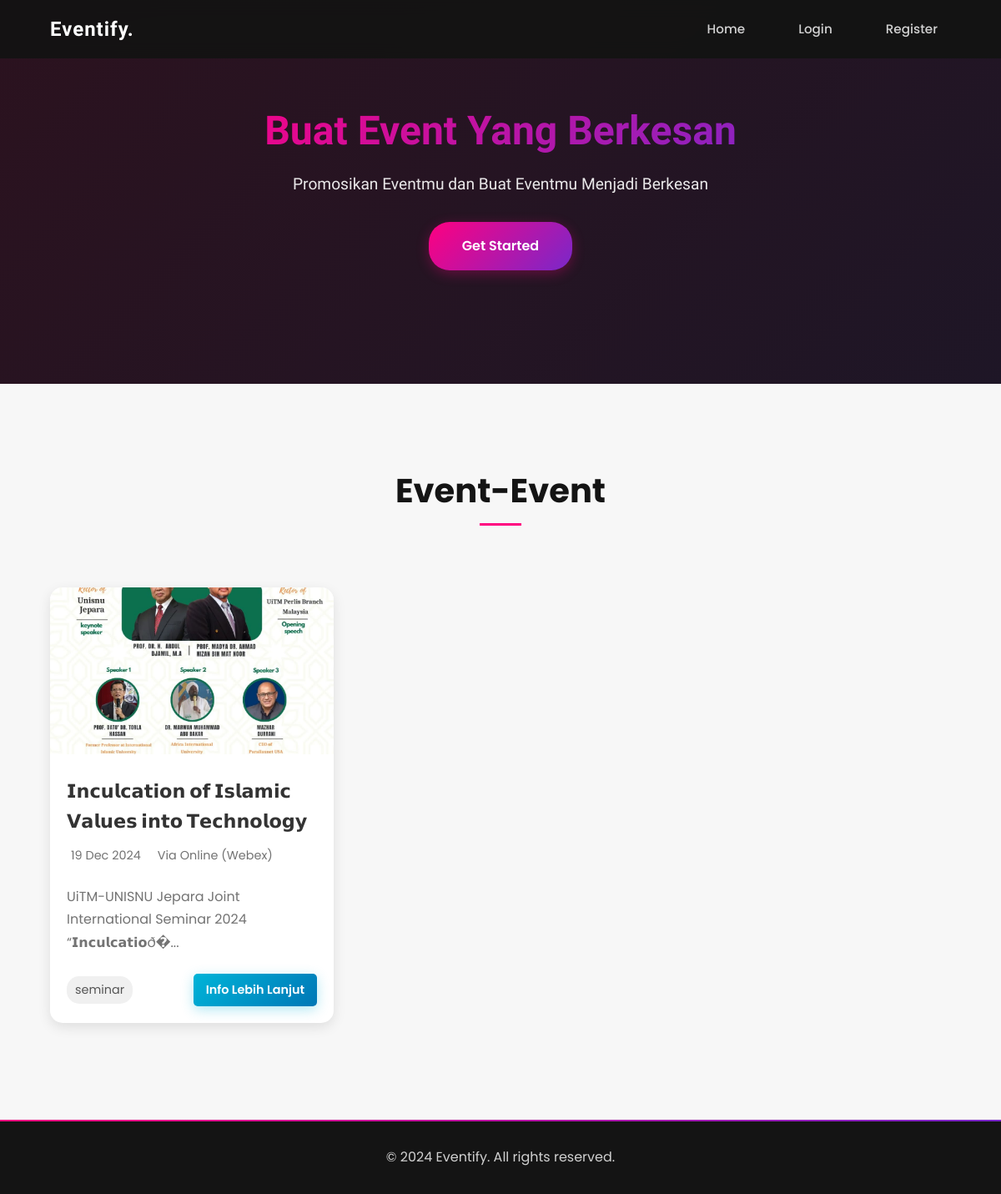
The page / on the database its author committed.
### tables this page shows
CREATE TABLE `events` (
  `id` int(11) NOT NULL,
  `title` varchar(255) NOT NULL,
  `description` text DEFAULT NULL,
  `date` datetime NOT NULL,
  `location` varchar(255) NOT NULL,
  `capacity` int(11) NOT NULL,
  `category` varchar(50) NOT NULL,
  `image_url` varchar(255) DEFAULT NULL,
  `user_id` int(11) NOT NULL,
  `created_at` timestamp NOT NULL DEFAULT current_timestamp()
);

### index.php (the view, shortened to what this page needs)
<?php
require_once 'config/database.php';
include 'includes/header.php';
try {
    $stmt = $pdo->query("SELECT events.*, users.username, events.image_url
                         FROM events
                         JOIN users ON events.user_id = users.id
                         ORDER BY events.created_at DESC");
    $events = $stmt->fetchAll();
} catch(PDOException $e) {
    echo "Error: " . $e->getMessage();
}
?>
<div class="main-content">
    <section class="hero">
        <div class="hero-content">
            <h1>Buat Event Yang Berkesan</h1>
            <p>Promosikan Eventmu dan Buat Eventmu Menjadi Berkesan</p>
            <?php if(isset($_SESSION['user_id'])): ?>
                <a href="<?php echo BASE_URL; ?>/pages/create-event.php" class="btn btn-primary">Tamah Event</a>
            <?php else: ?>
                <a href="<?php echo BASE_URL; ?>/auth/login.php" class="btn btn-primary">Get Started</a>
            <?php endif; ?>
        </div>
    </section>
    <section class="events-section">
        <div class="container">
            <h2 class="section-title">Event-Event</h2>
            <div class="events-grid">
                <?php foreach($events as $event): ?>
                    <div class="event-card">
                        <?php if($event['image_url']): ?>
                            <img src="<?php echo BASE_URL; ?>/uploads/events/<?php echo $event['image_url']; ?>" alt="<?php echo htmlspecialchars($event['title']); ?>" class="event-image">
                        <?php else: ?>
                            <img src="<?php echo BASE_URL; ?>/assets/img/event-placeholder.jpg" alt="Event" class="event-image">
                        <?php endif; ?>
                        <div class="event-content">
                            <h3><?php echo htmlspecialchars($event['title']); ?></h3>
                            <p class="event-details">
                                <span><i class="fas fa-calendar"></i> <?php echo date('d M Y', strtotime($event['date'])); ?></span>
                                <span><i class="fas fa-map-marker-alt"></i> <?php echo htmlspecialchars($event['location']); ?></span>
                            </p>
                            <p class="event-description"><?php echo substr(htmlspecialchars($event['description']), 0, 100); ?>...</p>
                            <div class="event-footer">
                                <span class="event-category"><?php echo htmlspecialchars($event['category']); ?></span>
                                <a href="<?php echo BASE_URL; ?>/pages/event-detail.php?id=<?php echo $event['id']; ?>" class="btn btn-secondary">Info Lebih Lanjut</a>
                            </div>
                        </div>
                    </div>
                <?php endforeach; ?>
            </div>
        </div>
    </section>
</div>
<?php include 'includes/footer.php'; ?>

### assets/css/style.css (style rules this page uses)
:root { --void: #141414; --fuschia: #ff0080; --jewel: #00b4d8; --light: #ffffff; --gray-100: #f7f7f7; --gray-200: #e6e6e6; --gray-300: #d1d1d1; --gray-400: #a8a8a8; --gray-500: #737373; --gradient-1: linear-gradient(135deg, #ff0080, #7928ca); --gradient-2: linear-gradient(135deg, #00b4d8, #0077b6); }
* { margin: 0; padding: 0; box-sizing: border-box; font-family: 'Poppins', sans-serif; }
body { font-family: 'Inter', sans-serif; line-height: 1.6; background-color: var(--light); color: var(--void); background: linear-gradient(135deg, #242f63 0%, #711b8b 100%); min-height: 100vh; }
.hero { background: var(--void); color: var(--light); padding: 8rem 2rem; text-align: center; position: relative; overflow: hidden; }
.hero::before { content: ''; position: absolute; top: 0; left: 0; right: 0; bottom: 0; background: var(--gradient-1); opacity: 0.1; animation: gradientFlow 8s ease infinite; }
.hero-content { position: relative; z-index: 1; max-width: 800px; margin: 0 auto; }
.hero h1 { font-size: 3.5rem; margin-bottom: 1.5rem; font-weight: 800; line-height: 1.2; background: var(--gradient-1); background-clip: text; -webkit-background-clip: text; -webkit-text-fill-color: transparent; animation: titleFloat 3s ease-in-out infinite; }
.hero p { font-size: 1.2rem; color: var(--gray-300); margin-bottom: 2.5rem; max-width: 600px; margin-left: auto; margin-right: auto; }
.btn { display: inline-block; padding: 1rem 2.5rem; border-radius: 25px; text-decoration: none; font-weight: 600; transition: all 0.3s ease; border: none; cursor: pointer; font-size: 1rem; position: relative; overflow: hidden; }
.btn::before { content: ''; position: absolute; top: 0; left: 0; width: 100%; height: 100%; background: rgba(255, 255, 255, 0.1); transform: translateX(-100%); transition: transform 0.3s ease; }
.btn-primary { background: var(--gradient-1); color: var(--light); box-shadow: 0 4px 15px rgba(255, 0, 128, 0.3); }
.btn-secondary { background: var(--gradient-2); color: var(--light); box-shadow: 0 4px 15px rgba(0, 180, 216, 0.3); }
.events-section { padding: 6rem 5%; background: var(--gray-100); }
.section-title { text-align: center; margin-bottom: 4rem; font-size: 2.5rem; color: var(--void); position: relative; }
.section-title::after { content: ''; position: absolute; bottom: -10px; left: 50%; transform: translateX(-50%); width: 50px; height: 3px; background: var(--fuschia); }
.events-grid { display: grid; grid-template-columns: repeat(auto-fit, minmax(300px, 1fr)); gap: 2.5rem; padding: 0 1rem; }
.event-card { background: var(--light); border-radius: 15px; overflow: hidden; transition: transform 0.3s ease; position: relative; box-shadow: 0 5px 15px rgba(0, 0, 0, 0.05); }
.event-image { width: 100%; height: 200px; object-fit: cover; transition: transform 0.3s ease; }
.event-content { padding: 2rem; }
.event-content h3 { color: var(--void); margin-bottom: 1rem; font-size: 1.3rem; font-weight: 700; }
.event-content p { color: var(--gray-500); margin-bottom: 1.5rem; line-height: 1.7; }
.event-image { animation: imageLoad 0.5s ease; }

### index.php (style rules this page uses)
.hero-content h1 { font-family: 'Prompt', sans-serif; font-size: 3rem; font-weight: 700; color: #fff; margin-bottom: 20px; line-height: 1.2; }
.hero-content p { font-family: 'Prompt', sans-serif; font-size: 1.2rem; font-weight: 300; color: rgba(255, 255, 255, 0.9); margin-bottom: 30px; line-height: 1.6; }
.events-grid { display: grid; grid-template-columns: repeat(auto-fill, minmax(300px, 1fr)); gap: 30px; padding: 20px 0; }
.event-card { background: #fff; border-radius: 15px; overflow: hidden; box-shadow: 0 5px 15px rgba(0,0,0,0.1); transition: transform 0.3s ease; }
.event-image { width: 100%; height: 200px; object-fit: cover; }
.event-content { padding: 20px; }
.event-content h3 { margin: 0 0 10px 0; color: #333; font-size: 1.4rem; }
.event-details { display: flex; gap: 15px; margin-bottom: 15px; color: #666; font-size: 0.9rem; }
.event-details span { display: flex; align-items: center; gap: 5px; }
.event-description { color: #666; margin-bottom: 15px; line-height: 1.5; }
.event-footer { display: flex; justify-content: space-between; align-items: center; }
.event-category { background: #f0f0f0; padding: 5px 10px; border-radius: 15px; font-size: 0.9rem; color: #555; }
.btn-secondary { background: var(--gradient-2); color: white; padding: 8px 15px; border-radius: 5px; text-decoration: none; font-size: 0.9rem; transition: all 0.3s ease; }

### rows shown on the page
events: image_url (picture), title "𝗜𝗻𝗰𝘂𝗹𝗰𝗮𝘁𝗶𝗼𝗻 𝗼𝗳 𝗜𝘀𝗹𝗮𝗺𝗶𝗰 𝗩𝗮𝗹𝘂𝗲𝘀 𝗶𝗻𝘁𝗼 𝗧𝗲𝗰𝗵𝗻𝗼𝗹𝗼𝗴𝘆", date "19 Dec 2024", location "Via Online (Webex)", description "UiTM-UNISNU Jepara Joint International Seminar 2024 “𝗜𝗻𝗰𝘂𝗹𝗰𝗮𝘁𝗶𝗼ð�", category "seminar"
